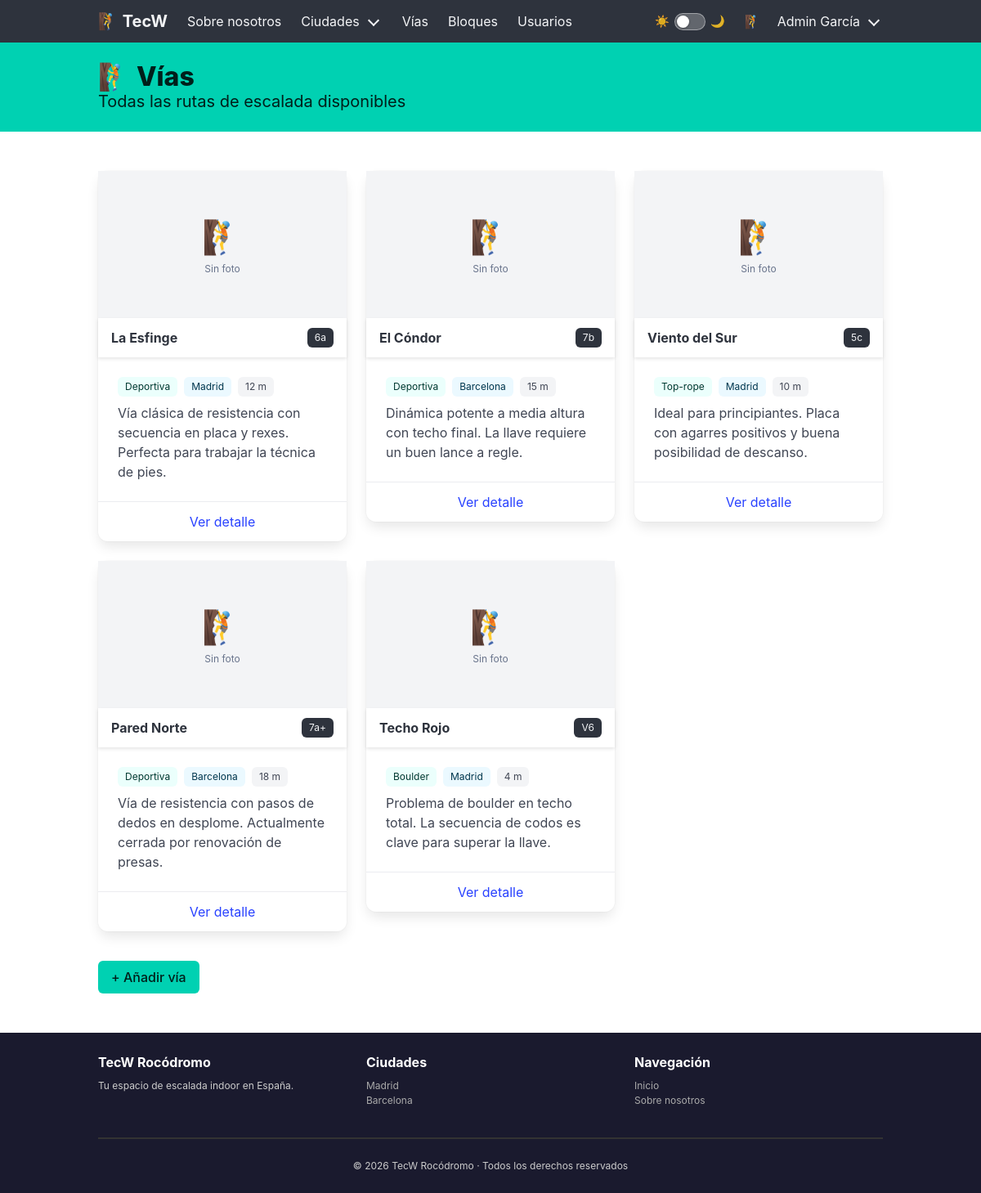
The app's page /ways/ (signed in) with its own data.
### tecw_02_flask/app/models/ways.py (models this page shows, shortened)
class Way(db.Model):
    __tablename__ = "ways"
    id          = db.Column(db.Integer, primary_key=True)
    name        = db.Column(db.String(100), nullable=False)
    grade       = db.Column(db.String(10), nullable=False)   # Escala francesa: 6a, 7b+, etc.
    type        = db.Column(db.String(20), nullable=False)   # Deportiva / Top-rope / Boulder
    length      = db.Column(db.Integer, nullable=False)      # metros
    city        = db.Column(db.String(50), nullable=False)   # madrid / barcelona
    active      = db.Column(db.Boolean, default=True)
    picture     = db.Column(db.String(200), nullable=True)
    description = db.Column(db.Text, nullable=True)

### tecw_02_flask/app/blueprints/ways.py (the view)
@way_bp.route('/', methods=['GET'])
@check_role
def get_ways():
    ways = Way.query.all()
    return render_template('ways/ways_list.html', ways=ways)

### tecw_02_flask/app/access_control.py (called while the page is built)
def check_role(f):
    @wraps(f)
    def decorated_function(*args, **kwargs):
        if "user" not in session:
            abort(401)
        endpoint = request.endpoint
        role = session["user"]["role"]
        if endpoint not in permissions.get(role, []):
            abort(403)
        return f(*args, **kwargs)
    return decorated_function

### tecw_02_flask/app/app.py (called while the page is built)
@app.before_request
def before_request():
    log = f"Request: {request.method} {request.path}"
    logging.debug(log)

### tecw_02_flask/app/blueprints/ways.py (called while the page is built)
@way_bp.after_request
def add_total_ways_header(response):
    response.headers['X-Total-Ways'] = Way.query.count()
    return response

### tecw_02_flask/app/templates/ways/ways_list.html (shortened to what this page needs)
{% extends 'common/layouts/main_layout.html' %}
{% block content %}
<section class="hero is-primary is-small">
    <div class="hero-body">
        <div class="container">
            <p class="title">🧗 Vías</p>
            <p class="subtitle">Todas las rutas de escalada disponibles</p>
        </div>
    </div>
</section>
<section class="section">
    <div class="container">
        <div class="columns is-multiline">
            {% for way in ways %}
            <div class="column is-4">
                <div class="card">
                    {% if way.picture %}
                    <div style="height: 180px; overflow: hidden;">
                        <img src="/images/{{ way.picture }}" alt="{{ way.name }}"
                             style="width: 100%; height: 180px; object-fit: cover;">
                    </div>
                    {% else %}
                    <div class="is-flex is-align-items-center is-justify-content-center has-background-light"
                         style="height: 180px;">
                        <div class="has-text-centered has-text-grey">
                            <p style="font-size: 2.5rem;">🧗</p>
                            <p class="is-size-7">Sin foto</p>
                        </div>
                    </div>
                    {% endif %}
                    <div class="card-header">
                        <p class="card-header-title">{{ way.name }}</p>
                        <span class="card-header-icon">
                            <span class="tag is-dark">{{ way.grade }}</span>
                        </span>
                    </div>
                    <div class="card-content">
                        <div class="tags mb-2">
                            <span class="tag is-primary is-light">{{ way.type }}</span>
                            <span class="tag is-info is-light">{{ way.city | capitalize }}</span>
                            <span class="tag is-light">{{ way.length }} m</span>
                        </div>
                        <p class="content is-size-6">{{ way.description }}</p>
                    </div>
                    <div class="card-footer">
                        <a class="card-footer-item" href="/ways/{{ way.id }}">Ver detalle</a>
                    </div>
                </div>
            </div>
            {% else %}
            <div class="column">
                <div class="notification is-info is-light">No hay vías registradas aún.</div>
            </div>
            {% endfor %}
        </div>
        {% if session.get('user', {}).get('role') == 'admin' %}
        <div class="mt-5">
            <a class="button is-primary" href="/ways/new">+ Añadir vía</a>
        </div>
        {% endif %}
    </div>
</section>
{% endblock %}

### tecw_02_flask/app/templates/common/layouts/main_layout.html (shortened to what this page needs)
{% include 'common/partials/head.html' %}
{% include 'common/partials/header.html' %}
<main>
    {% block content %}{% endblock %}
</main>
{% include 'common/partials/footer.html' %}
{% include 'common/partials/foot.html' %}

### tecw_02_flask/app/templates/common/partials/head.html (shortened to what this page needs)
<!doctype html>
<html lang="es" data-theme="light">
<head>
    <link rel="stylesheet" href="https://cdn.jsdelivr.net/npm/bulma@1.0.4/css/bulma.min.css">
    <link rel="stylesheet" href="/stylesheets/main.css">
</head>
<body>

### tecw_02_flask/app/templates/common/partials/header.html (shortened to what this page needs)
<nav class="navbar is-dark" role="navigation" aria-label="main navigation">
    <div class="container">
        <div class="navbar-brand">
            <a class="navbar-item has-text-weight-bold is-size-5" href="/">
                🧗 TecW
            </a>
        </div>
        <div class="navbar-menu">
            <div class="navbar-start">
                <a class="navbar-item" href="/about">Sobre nosotros</a>
                <div class="navbar-item has-dropdown is-hoverable">
                    <a class="navbar-link">Ciudades</a>
                </div>
                {% if session.get('user') %}
                <a class="navbar-item" href="/ways">Vías</a>
                <a class="navbar-item" href="/blocks">Bloques</a>
                <a class="navbar-item" href="/users">Usuarios</a>
                {% endif %}
            </div>
            <div class="navbar-end">
                <div class="navbar-item">
                    <label class="theme-switch" title="Cambiar tema claro/oscuro">
                        <span class="switch-icon">☀️</span>
                        <span class="switch-track"></span>
                        <span class="switch-icon">🌙</span>
                    </label>
                </div>
                {% if session.get('user') %}
                <div class="navbar-item has-dropdown is-hoverable">
                    <a class="navbar-link">
                        <span class="mr-2">{{ session['user'].get('avatar', '🧗') }}</span>
                        {{ session['user'].get('name', '') }}
                    </a>
                </div>
                {% endif %}
            </div>
        </div>
    </div>
</nav>

### tecw_02_flask/app/templates/common/partials/footer.html
<footer class="footer py-5">
    <div class="container">
        <div class="columns">
            <div class="column">
                <p class="has-text-weight-bold has-text-white mb-2">TecW Rocódromo</p>
                <p class="is-size-7">Tu espacio de escalada indoor en España.</p>
            </div>
            <div class="column">
                <p class="has-text-weight-bold has-text-white mb-2">Ciudades</p>
                <ul class="is-size-7">
                    <li><a href="/city/madrid">Madrid</a></li>
                    <li><a href="/city/barcelona">Barcelona</a></li>
                </ul>
            </div>
            <div class="column">
                <p class="has-text-weight-bold has-text-white mb-2">Navegación</p>
                <ul class="is-size-7">
                    <li><a href="/">Inicio</a></li>
                    <li><a href="/about">Sobre nosotros</a></li>
                </ul>
            </div>
        </div>
        <hr style="background-color: #333;">
        <p class="has-text-centered is-size-7">© 2026 TecW Rocódromo · Todos los derechos reservados</p>
    </div>
</footer>

### tecw_02_flask/app/templates/common/partials/foot.html (shortened to what this page needs)
</body>
</html>

### tecw_02_flask/app/public/stylesheets/main.css (style rules this page uses)
:root { --bg: #ffffff; --bg-alt: #f5f5f5; --bg-card: #ffffff; --bg-card-head: #fafafa; --text: #363636; --text-muted: #6b6b6b; --border: #dbdbdb; --hr: #dbdbdb; --notif-plain-bg: #f0f0f0; --notif-plain-text: #363636; --notif-info-bg: #ebf5fb; --notif-info-text: #1b4f72; --notif-ok-bg: #eafaf1; --notif-ok-text: #145a32; --table-stripe: #fafafa; --footer-bg: #1a1a2e; --footer-text: #cccccc; --footer-link: #aaaaaa; --switch-track: rgba(255, 255, 255, 0.25); --switch-border: rgba(255, 255, 255, 0.4); }
html { scroll-behavior: smooth; }
body { background-color: var(--bg); color: var(--text); transition: background-color 0.2s, color 0.2s; }
.footer { background-color: var(--footer-bg); color: var(--footer-text); }
.footer a { color: var(--footer-link); }
.theme-switch { display: flex; align-items: center; gap: 6px; cursor: pointer; user-select: none; color: rgba(255, 255, 255, 0.85); font-size: 0.85rem; }
.switch-track { width: 38px; height: 21px; background: var(--switch-track); border: 1px solid var(--switch-border); border-radius: 11px; position: relative; transition: background 0.25s, border-color 0.25s; flex-shrink: 0; }
.switch-track::after { content: ''; position: absolute; top: 2px; left: 2px; width: 15px; height: 15px; background: #ffffff; border-radius: 50%; transition: transform 0.25s; box-shadow: 0 1px 3px rgba(0, 0, 0, 0.3); }
.switch-icon { font-size: 0.9rem; line-height: 1; }

### records on screen
Way: shows "Sin foto", name "La Esfinge", grade "6a", type "Deportiva", city "Madrid", length "12", description "Vía clásica de resistencia con secuencia en placa y rexes. Perfecta para trabajar la técnica de pies."
Way: shows "Sin foto", name "El Cóndor", grade "7b", type "Deportiva", city "Barcelona", length "15", description "Dinámica potente a media altura con techo final. La llave requiere un buen lance a regle."
Way: shows "Sin foto", name "Viento del Sur", grade "5c", type "Top-rope", city "Madrid", length "10", description "Ideal para principiantes. Placa con agarres positivos y buena posibilidad de descanso."
Way: shows "Sin foto", name "Pared Norte", grade "7a+", type "Deportiva", city "Barcelona", length "18", description "Vía de resistencia con pasos de dedos en desplome. Actualmente cerrada por renovación de presas."
Way: shows "Sin foto", name "Techo Rojo", grade "V6", type "Boulder", city "Madrid", length "4", description "Problema de boulder en techo total. La secuencia de codos es clave para superar la llave."

### other values on screen
{{ session['user'].get('avatar', '🧗') }} "🧗"
{{ session['user'].get('name', '') }} "Admin García"
